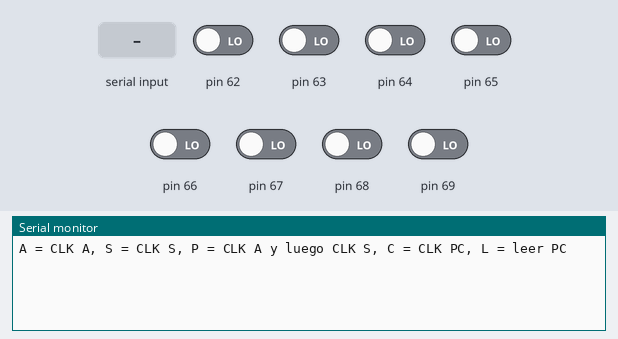
The sketch below on a simulated Arduino Mega 2560, built with avr-gcc and run on an emulated ATmega2560. Shown: the last lines printed to the serial monitor. Inputs (shaded band) come from the test bench; at power-on: pin 62–69 LOW.

Above: at 1.2 s.
1.3 s: "A" received over Serial
At 2.1 s:
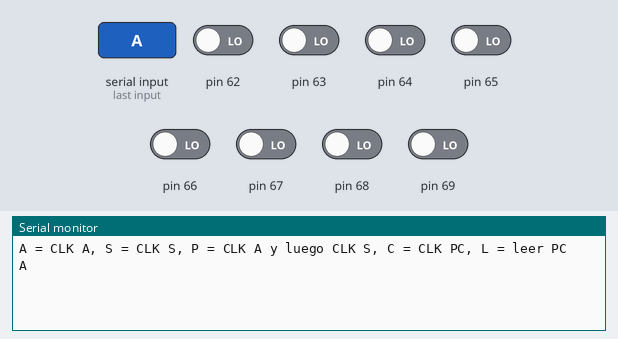
2.8 s: "S" received over Serial
At 3.3 s:
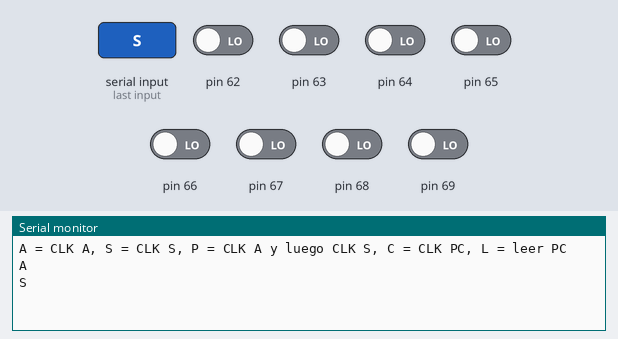
4.3 s: "P" received over Serial
At 5.5 s:
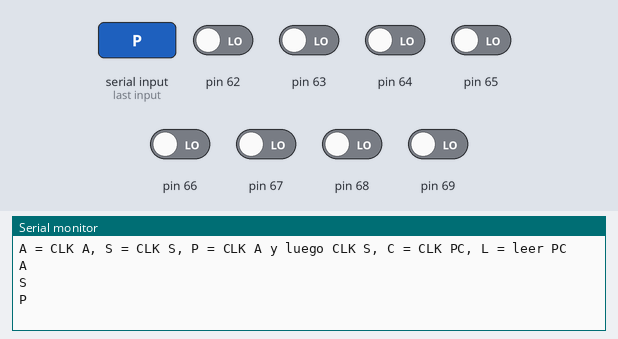
5.8 s: "C" received over Serial
At 6.7 s:
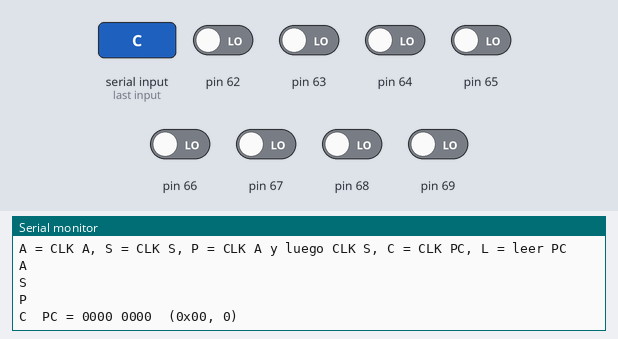
7.3 s: "L" received over Serial
At 7.9 s:
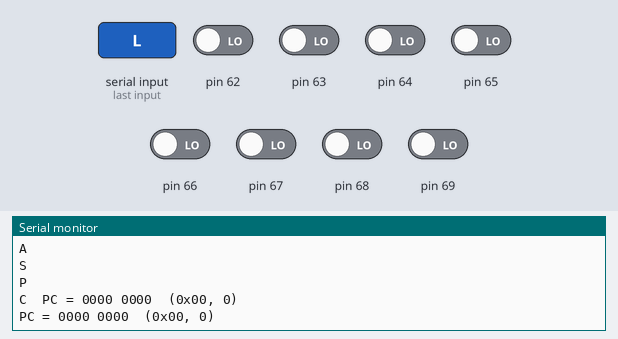

The sketch:

prueba_fase4.ino
```cpp
// Prueba de la fase 4 (mux y PC) con relojes limpios del Mega.
//
// El reloj manual con un cable rebota: en el lazo del acumulador (SEL en +)
// un segundo flanco carga F a medio calcular, y en el PC cuenta de más. Este
// sketch da un solo flanco de subida por comando y lee el PC por PORTK.
//
// Conexiones (GND del Mega al riel − PRIMERO; el pin 5V no se conecta):
//   pin 41 → REG A CLK        (BB2-h29)
//   pin 7  → REG SALIDA CLK   (BB4-h19)
//   pin 42 → PC BAJO CLK      (BB1-c33)
//   A8..A15 ← PC0..PC7        (BB1-j34..j37, BB1-j46..j49)
//
// Comandos (mayúscula o minúscula) en el monitor serial a 115200:
//   A = pulso CLK A      S = pulso CLK S      P = CLK A y luego CLK S
//   C = pulso CLK PC y muestra el PC          L = leer el PC

const int CLK_A = 41;
const int CLK_S = 7;
const int CLK_PC = 42;

void pulso(int pin) {
  digitalWrite(pin, HIGH);   // flanco de subida: el 273 carga y el 161 cuenta aquí
  delayMicroseconds(10);
  digitalWrite(pin, LOW);
}

void mostrarPC() {
  byte pc = PINK;            // A8..A15 = PK0..PK7 = PC0..PC7
  Serial.print("PC = ");
  for (int b = 7; b >= 0; b--) {
    Serial.print((pc >> b) & 1);
    if (b == 4) Serial.print(' ');
  }
  Serial.print("  (0x");
  if (pc < 0x10) Serial.print('0');
  Serial.print(pc, HEX);
  Serial.print(", ");
  Serial.print(pc);
  Serial.println(")");
}

void setup() {
  pinMode(CLK_A, OUTPUT);  digitalWrite(CLK_A, LOW);
  pinMode(CLK_S, OUTPUT);  digitalWrite(CLK_S, LOW);
  pinMode(CLK_PC, OUTPUT); digitalWrite(CLK_PC, LOW);
  DDRK = 0x00;               // PORTK como entrada
  PORTK = 0x00;              // sin pull-ups: el 161 maneja las líneas
  Serial.begin(115200);
  Serial.println("A = CLK A, S = CLK S, P = CLK A y luego CLK S, C = CLK PC, L = leer PC");
}

void loop() {
  if (!Serial.available()) return;
  char c = toupper(Serial.read());
  switch (c) {
    case 'A': pulso(CLK_A); Serial.println("A"); break;
    case 'S': pulso(CLK_S); Serial.println("S"); break;
    case 'P': pulso(CLK_A); delayMicroseconds(10); pulso(CLK_S); Serial.println("P"); break;
    case 'C': pulso(CLK_PC); Serial.print("C  "); mostrarPC(); break;
    case 'L': mostrarPC(); break;
  }
}
```

Measured:
- after the input at 1.3 s, the serial monitor: prints a new line at once (image 1)
- after the input at 2.8 s, the serial monitor: prints a new line at once (image 2)
- after the input at 4.3 s, the serial monitor: prints a new line at once (image 3)
- after the input at 5.8 s, the serial monitor: prints a new line at once (image 4)
- after the input at 7.3 s, the serial monitor: prints a new line at once (image 5)
